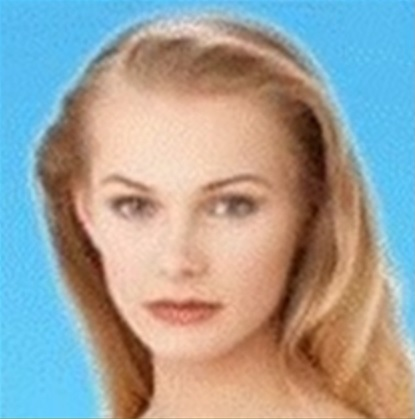
%> input picture Fig1.jpg, 415 x 419 px
$ octave --eval "result = SimilarityDetermination;"   (GNU Octave 9; MATLAB toolbox functions it lacks are replaced by stand-ins)
%> lines starting %> are read from the running program, lines starting %| are printed output that depends on the picture
% [89 lines of commented-out code are left out]
function [Sim] = SimilarityDetermination
% Load Fig1, Fig2, and Fig12
X = 500; Y = X;
Sim = zeros(1, 7);
Imk = zeros (X, Y);
Im = repmat({}, 7);
Im(1,1).image = imresize(rgb2gray(imread('Fig1.jpg')), [500 500]);
Im(1,2).image = imresize(rgb2gray(imread('Fig2.jpg')), [500 500]);
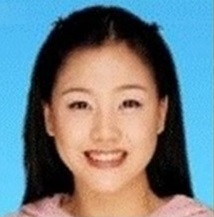
%> input picture Fig2.jpg, 214 x 217 px
Im(1,3).image = imresize(rgb2gray(imread('Fig12.jpg')), [500 500]);
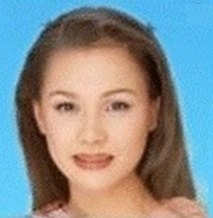
%> input picture Fig12.jpg, 213 x 218 px
Im(1,4).image = imresize(rgb2gray(imread('Mandrill.png')), [500 500]);
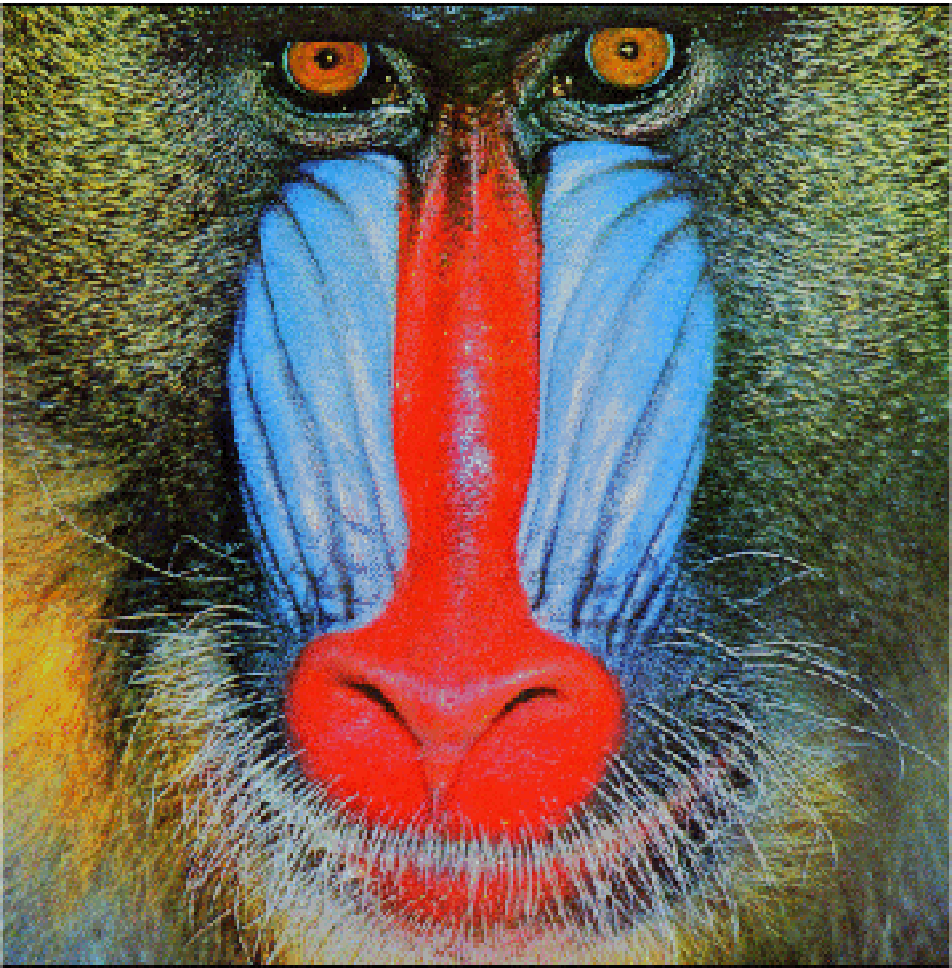
%> input picture Mandrill.png, 952 x 968 px
Im(1,5).image = imresize(rgb2gray(imread('Rand1.jpg')), [500 500]);
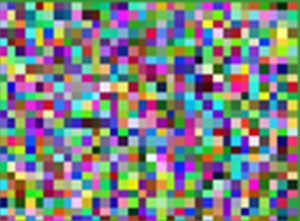
%> input picture Rand1.jpg, 300 x 221 px
Im(1,6).image = imresize(rgb2gray(imread('Rand2.jpg')), [500 500]);
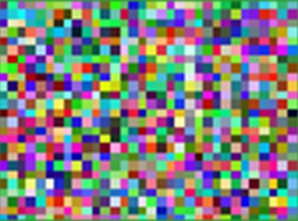
%> input picture Rand2.jpg, 298 x 221 px

% Similarity Test
for m = 1 : 1:length(Im)
    subplot(7,7, m+1);
    imshow(Im(1,m).image);
    subplot(7,7, (m)*7+1);
    imshow(Im(1,m).image);
    for k = 1 : 1:length(Im)
        Imk = Im(1,k).image;
        Sum = 0;
        for i = 1 : X
            for j = 1 : Y
            Sum = Sum + abs(double(Im(1,m).image(i,j))-double(Imk(i,j)));
            end
            Sim(k) = 1 - Sum /(255*X*Y);
        end
        subplot(7,7, (m)*7+(k+1));
        axis off;
        text(0.5,0.5, sprintf("\\sigma=%0.4f",Sim(k)),"HorizontalAlignment","center");
    end
end

% [25 lines of commented-out code are left out]
%> (the run ends here)
